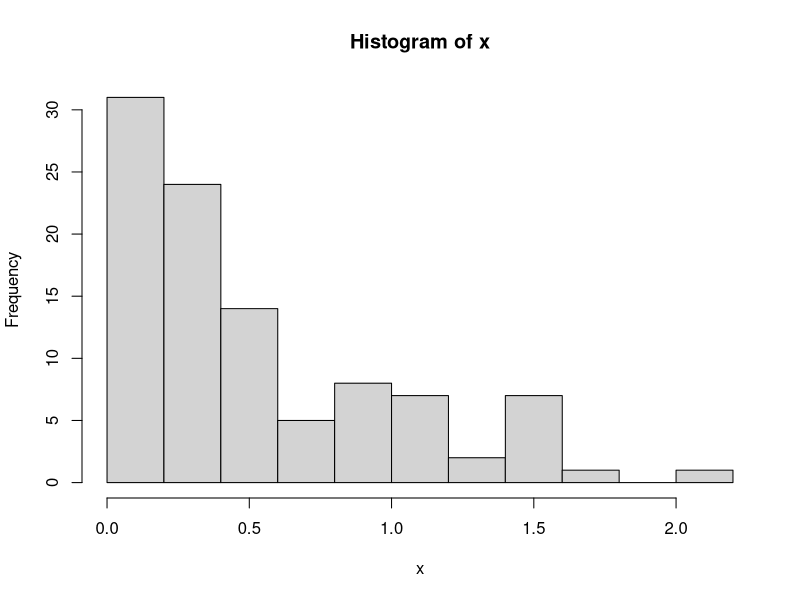
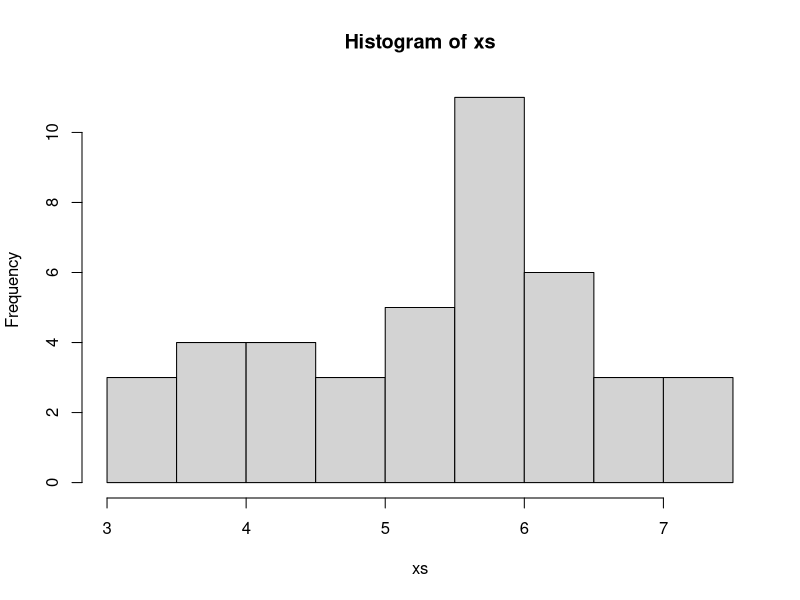
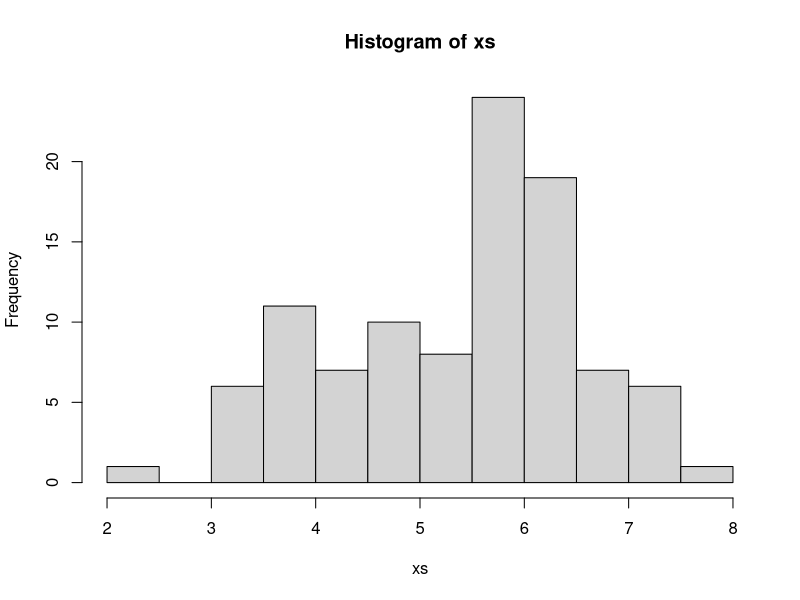
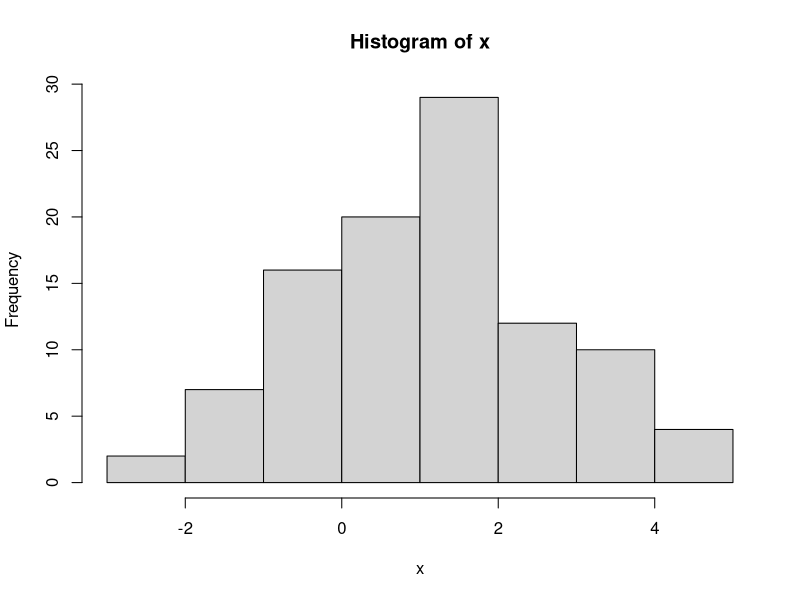
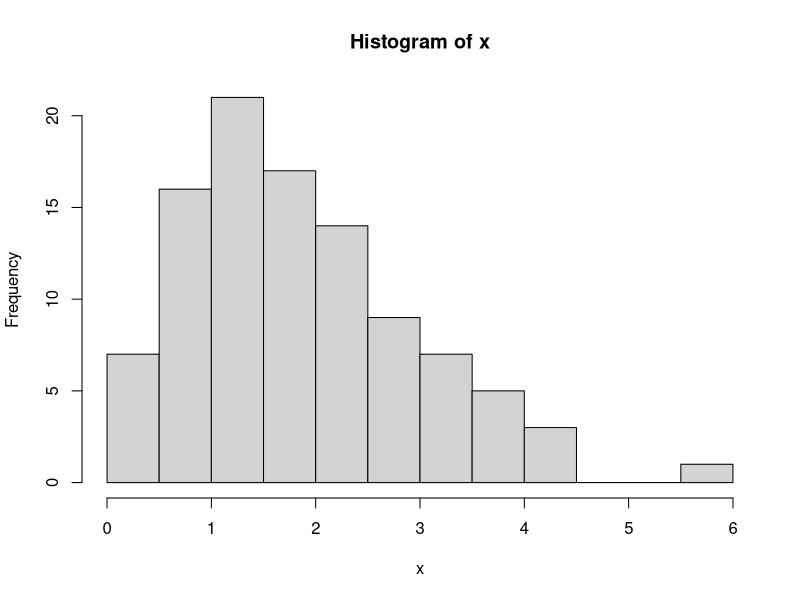

Write R code to recreate these figures, in order.
# Unit 9 Random Variate Generation
# 4.4.22

# Linear Congruential Generator 

# Want to generate 100 samples 
n = 100 

# Want to save samples somewhere 
sx = NULL 

# CDF of discrete random variable of interest 

# Option 1: can generate 1 standard variable n times 

for(i in 1:n){
  r = runif(1)
  
  # True probability (Standard uniform distribution)
  if (r <= 0.1) {
    x = 0 # generate a sample for the first bucket
  } else if (r > 0.1 & r <= 0.3) {
    x = 1
  } else if (r > 0.3 & r <= 0.55) {
    x = 2
  } else if (r > 0.55 & r <= 0.85) {
    x = 3
  } else if (r > 0.85 & r <= 0.95) {
    x = 4
  } else if (r > 0.95) {
    x = 5
  }
  
  # for each new x, attach the new sample to the end of the sx variable 
  sx = c(sx,x)

}

# Law of large number

# Find relative random frequency
# For 5, expected probability = 0.05, actual = 0.07
# Difference is due to finite sample size
length(sx[sx ==5])/n

# GOAL: Want to creat e2 events 
# Randomness is borrowed from random discrete distribution 

#--------------------------------------------------------------------------------
# Inverse Transformation Method
r = runif(n) # standard uniform random variate 

# r = x = response 

lambda = 2
x = -1/lambda * log(1 - r)
hist(x)

#--------------------------------------------------------------------------------
# Acceptance-Rejection Method

# If you want, you can set a,b,c arguments for triangular function 

# Create pdf function
f = function(x) {
  if (x < 2) {
    return(0)
  } else if (x > 8) {
    return(0)
  } else if (x >= 2 & x < 6) {
    return(-1/6 + x/12)
  } else if (x >= 6 & x <= 8) {
    return(4/3 - x/6)
  }
}

m = f(6)
n = 100 # number of samples that you have is going to be less than 100
xs = NULL 

for(i in 1:n){
  r = runif(2) # for each iteration, we generate 2 standard uniform variables
  xstar = 2 + (8-2)*r[1]
  
  if (r[2] <= f(xstar)/m) {
    xs = c(xs, xstar)
  }
}

hist(xs) # Ideally should be triangular distribution, but you can use the hypothesis test to test that 

# To ensure that you have the necessary number of samples, you should use a while loop
while(length(xs) < n){
  r = runif(2) # for each iteration, we generate 2 standard uniform variables
  xstar = 2 + (8-2)*r[1]
  
  if (r[2] <= f(xstar)/m) {
    xs = c(xs, xstar)
  }
}
hist(xs) # Ideally should be triangular distribution, but you can use the hypothesis test to test that 
#--------------------------------------------------------------------------------
# Convolution Method 

# When we apply Central Limit Theorem, sample size should be at least 30 (else, CLT cannot be applied)
r = 30 # represents the 'n' on top of the summation

# Generate 100 samples for N(mu, sigma^2)
n = 100 
mu = 1 
sigma = 1.5
x = NULL

for(i in 1:n){
  u = runif(r)
  z = (sum(u) - 0.5*r)/sqrt(r/12) #standard normal univariate
  x = c(x, mu+sigma*z)
}

hist(x) 
# 0.9179031
mean(x) # should not be far from population mean 

# EXAMPLE --------------------------------------------------------------------------------
# Convolution Method for Erlang Distribution 

# Works because erlang is the sum of exponential 

# Generate 100 samples for Erlang(k,mu)
n = 100
k = 3
mu = 1.5
x = NULL

for(i in 1:n){
  r = rexp(k, mu) # For 1 erlang, we need k exponential
  x = c(x, sum(r))
}

hist(x) 
mean(x) # 1.98908; should not be far from population mean 
# This is just one dimension, so marchov chain monte carlo is used for more complicated applications 

